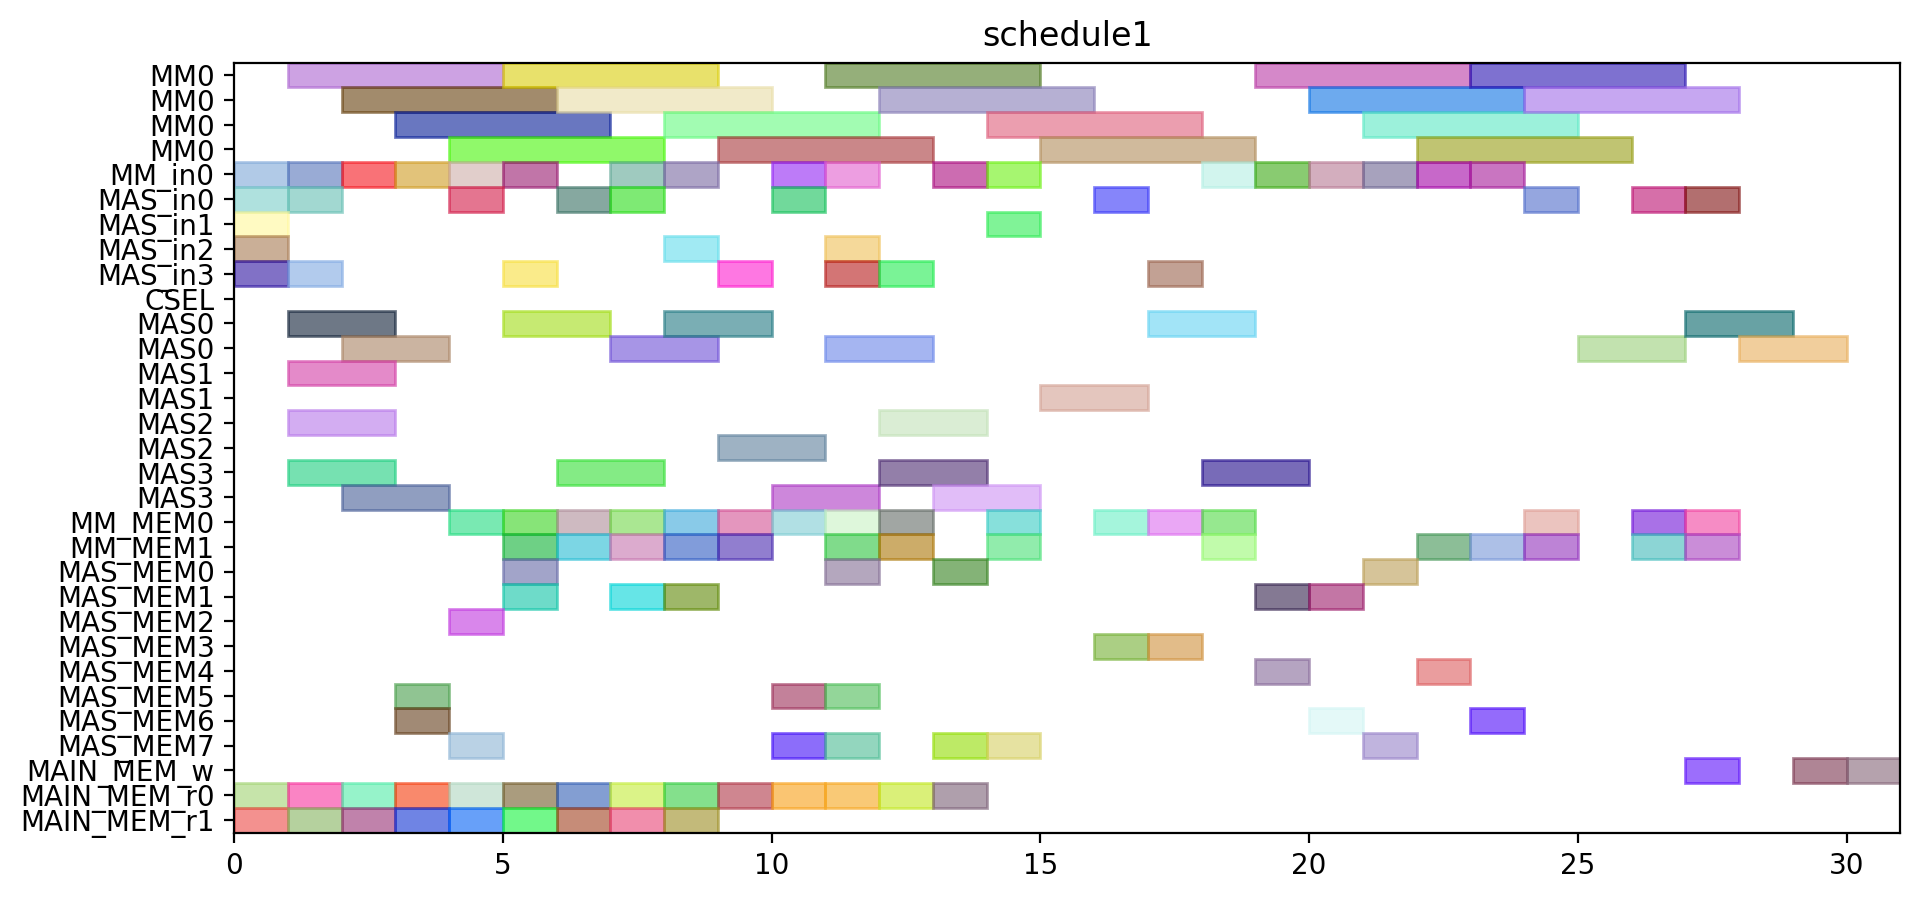

Source code (Python):
from pyschedule import Scenario, solvers, plotters, alt


def solve():
	horizon = 113
	S = Scenario("schedule1", horizon=horizon)

	# resource
	MM = S.Resources('MM', num=1, size=4)
	MM_in = S.Resources('MM_in', num=1)
	MAS_in = S.Resources('MAS_in', num=4)
	CSEL = S.Resource('CSEL')
	MAS = S.Resources('MAS', num=4, size=2, periods=range(1, horizon))
	MM_MEM = S.Resources('MM_MEM', num=2)
	MAS_MEM = S.Resources('MAS_MEM', num=8)
	MAIN_MEM_w = S.Resource('MAIN_MEM_w', size=1)
	MAIN_MEM_r = S.Resources('MAIN_MEM_r', num=2)

	# result of previous scheduling
	t0_in = S.Task('t0_in', length=1, delay_cost=1)
	S += t0_in >= 0
	t0_in += MM_in[0]

	t0_mem0 = S.Task('t0_mem0', length=1, delay_cost=1)
	S += t0_mem0 >= 0
	t0_mem0 += MAIN_MEM_r[0]

	t13_mem1 = S.Task('t13_mem1', length=1, delay_cost=1)
	S += t13_mem1 >= 0
	t13_mem1 += MAIN_MEM_r[1]

	t14_in = S.Task('t14_in', length=1, delay_cost=1)
	S += t14_in >= 0
	t14_in += MAS_in[0]

	t3_in = S.Task('t3_in', length=1, delay_cost=1)
	S += t3_in >= 0
	t3_in += MAS_in[1]

	t8_in = S.Task('t8_in', length=1, delay_cost=1)
	S += t8_in >= 0
	t8_in += MAS_in[3]

	t9_in = S.Task('t9_in', length=1, delay_cost=1)
	S += t9_in >= 0
	t9_in += MAS_in[2]

	t0 = S.Task('t0', length=4, delay_cost=1)
	S += t0 >= 1
	t0 += MM[0]

	t13_in = S.Task('t13_in', length=1, delay_cost=1)
	S += t13_in >= 1
	t13_in += MAS_in[0]

	t14 = S.Task('t14', length=2, delay_cost=1)
	S += t14 >= 1
	t14 += MAS[0]

	t14_mem0 = S.Task('t14_mem0', length=1, delay_cost=1)
	S += t14_mem0 >= 1
	t14_mem0 += MAIN_MEM_r[0]

	t1_in = S.Task('t1_in', length=1, delay_cost=1)
	S += t1_in >= 1
	t1_in += MM_in[0]

	t1_mem1 = S.Task('t1_mem1', length=1, delay_cost=1)
	S += t1_mem1 >= 1
	t1_mem1 += MAIN_MEM_r[1]

	t3 = S.Task('t3', length=2, delay_cost=1)
	S += t3 >= 1
	t3 += MAS[1]

	t4_in = S.Task('t4_in', length=1, delay_cost=1)
	S += t4_in >= 1
	t4_in += MAS_in[3]

	t8 = S.Task('t8', length=2, delay_cost=1)
	S += t8 >= 1
	t8 += MAS[3]

	t9 = S.Task('t9', length=2, delay_cost=1)
	S += t9 >= 1
	t9 += MAS[2]

	t1 = S.Task('t1', length=4, delay_cost=1)
	S += t1 >= 2
	t1 += MM[0]

	t13 = S.Task('t13', length=2, delay_cost=1)
	S += t13 >= 2
	t13 += MAS[0]

	t14_mem1 = S.Task('t14_mem1', length=1, delay_cost=1)
	S += t14_mem1 >= 2
	t14_mem1 += MAIN_MEM_r[1]

	t19_mem0 = S.Task('t19_mem0', length=1, delay_cost=1)
	S += t19_mem0 >= 2
	t19_mem0 += MAIN_MEM_r[0]

	t2_in = S.Task('t2_in', length=1, delay_cost=1)
	S += t2_in >= 2
	t2_in += MM_in[0]

	t4 = S.Task('t4', length=2, delay_cost=1)
	S += t4 >= 2
	t4 += MAS[3]

	t10_in = S.Task('t10_in', length=1, delay_cost=1)
	S += t10_in >= 3
	t10_in += MM_in[0]

	t10_mem0 = S.Task('t10_mem0', length=1, delay_cost=1)
	S += t10_mem0 >= 3
	t10_mem0 += MAS_MEM[6]

	t10_mem1 = S.Task('t10_mem1', length=1, delay_cost=1)
	S += t10_mem1 >= 3
	t10_mem1 += MAS_MEM[5]

	t2 = S.Task('t2', length=4, delay_cost=1)
	S += t2 >= 3
	t2 += MM[0]

	t3_mem1 = S.Task('t3_mem1', length=1, delay_cost=1)
	S += t3_mem1 >= 3
	t3_mem1 += MAIN_MEM_r[1]

	t8_mem0 = S.Task('t8_mem0', length=1, delay_cost=1)
	S += t8_mem0 >= 3
	t8_mem0 += MAIN_MEM_r[0]

	t10 = S.Task('t10', length=4, delay_cost=1)
	S += t10 >= 4
	t10 += MM[0]

	t24_in = S.Task('t24_in', length=1, delay_cost=1)
	S += t24_in >= 4
	t24_in += MAS_in[0]

	t24_mem0 = S.Task('t24_mem0', length=1, delay_cost=1)
	S += t24_mem0 >= 4
	t24_mem0 += MM_MEM[0]

	t5_in = S.Task('t5_in', length=1, delay_cost=1)
	S += t5_in >= 4
	t5_in += MM_in[0]

	t5_mem0 = S.Task('t5_mem0', length=1, delay_cost=1)
	S += t5_mem0 >= 4
	t5_mem0 += MAS_MEM[2]

	t5_mem1 = S.Task('t5_mem1', length=1, delay_cost=1)
	S += t5_mem1 >= 4
	t5_mem1 += MAS_MEM[7]

	t8_mem1 = S.Task('t8_mem1', length=1, delay_cost=1)
	S += t8_mem1 >= 4
	t8_mem1 += MAIN_MEM_r[1]

	t9_mem0 = S.Task('t9_mem0', length=1, delay_cost=1)
	S += t9_mem0 >= 4
	t9_mem0 += MAIN_MEM_r[0]

	t15_in = S.Task('t15_in', length=1, delay_cost=1)
	S += t15_in >= 5
	t15_in += MM_in[0]

	t15_mem0 = S.Task('t15_mem0', length=1, delay_cost=1)
	S += t15_mem0 >= 5
	t15_mem0 += MAS_MEM[0]

	t15_mem1 = S.Task('t15_mem1', length=1, delay_cost=1)
	S += t15_mem1 >= 5
	t15_mem1 += MAS_MEM[1]

	t1_mem0 = S.Task('t1_mem0', length=1, delay_cost=1)
	S += t1_mem0 >= 5
	t1_mem0 += MAIN_MEM_r[0]

	t24 = S.Task('t24', length=2, delay_cost=1)
	S += t24 >= 5
	t24 += MAS[0]

	t5 = S.Task('t5', length=4, delay_cost=1)
	S += t5 >= 5
	t5 += MM[0]

	t6_in = S.Task('t6_in', length=1, delay_cost=1)
	S += t6_in >= 5
	t6_in += MAS_in[3]

	t6_mem0 = S.Task('t6_mem0', length=1, delay_cost=1)
	S += t6_mem0 >= 5
	t6_mem0 += MM_MEM[0]

	t6_mem1 = S.Task('t6_mem1', length=1, delay_cost=1)
	S += t6_mem1 >= 5
	t6_mem1 += MM_MEM[1]

	t9_mem1 = S.Task('t9_mem1', length=1, delay_cost=1)
	S += t9_mem1 >= 5
	t9_mem1 += MAIN_MEM_r[1]

	t11_in = S.Task('t11_in', length=1, delay_cost=1)
	S += t11_in >= 6
	t11_in += MAS_in[0]

	t11_mem0 = S.Task('t11_mem0', length=1, delay_cost=1)
	S += t11_mem0 >= 6
	t11_mem0 += MM_MEM[0]

	t11_mem1 = S.Task('t11_mem1', length=1, delay_cost=1)
	S += t11_mem1 >= 6
	t11_mem1 += MM_MEM[1]

	t15 = S.Task('t15', length=4, delay_cost=1)
	S += t15 >= 6
	t15 += MM[0]

	t2_mem1 = S.Task('t2_mem1', length=1, delay_cost=1)
	S += t2_mem1 >= 6
	t2_mem1 += MAIN_MEM_r[1]

	t30_mem0 = S.Task('t30_mem0', length=1, delay_cost=1)
	S += t30_mem0 >= 6
	t30_mem0 += MAIN_MEM_r[0]

	t6 = S.Task('t6', length=2, delay_cost=1)
	S += t6 >= 6
	t6 += MAS[3]

	t11 = S.Task('t11', length=2, delay_cost=1)
	S += t11 >= 7
	t11 += MAS[0]

	t18_mem0 = S.Task('t18_mem0', length=1, delay_cost=1)
	S += t18_mem0 >= 7
	t18_mem0 += MAIN_MEM_r[0]

	t25_in = S.Task('t25_in', length=1, delay_cost=1)
	S += t25_in >= 7
	t25_in += MAS_in[0]

	t25_mem0 = S.Task('t25_mem0', length=1, delay_cost=1)
	S += t25_mem0 >= 7
	t25_mem0 += MM_MEM[0]

	t25_mem1 = S.Task('t25_mem1', length=1, delay_cost=1)
	S += t25_mem1 >= 7
	t25_mem1 += MAS_MEM[1]

	t26_in = S.Task('t26_in', length=1, delay_cost=1)
	S += t26_in >= 7
	t26_in += MM_in[0]

	t26_mem1 = S.Task('t26_mem1', length=1, delay_cost=1)
	S += t26_mem1 >= 7
	t26_mem1 += MM_MEM[1]

	t4_mem1 = S.Task('t4_mem1', length=1, delay_cost=1)
	S += t4_mem1 >= 7
	t4_mem1 += MAIN_MEM_r[1]

	t0_mem1 = S.Task('t0_mem1', length=1, delay_cost=1)
	S += t0_mem1 >= 8
	t0_mem1 += MAIN_MEM_r[1]

	t12_in = S.Task('t12_in', length=1, delay_cost=1)
	S += t12_in >= 8
	t12_in += MAS_in[2]

	t12_mem0 = S.Task('t12_mem0', length=1, delay_cost=1)
	S += t12_mem0 >= 8
	t12_mem0 += MM_MEM[0]

	t12_mem1 = S.Task('t12_mem1', length=1, delay_cost=1)
	S += t12_mem1 >= 8
	t12_mem1 += MAS_MEM[1]

	t19_in = S.Task('t19_in', length=1, delay_cost=1)
	S += t19_in >= 8
	t19_in += MM_in[0]

	t19_mem1 = S.Task('t19_mem1', length=1, delay_cost=1)
	S += t19_mem1 >= 8
	t19_mem1 += MM_MEM[1]

	t25 = S.Task('t25', length=2, delay_cost=1)
	S += t25 >= 8
	t25 += MAS[0]

	t26 = S.Task('t26', length=4, delay_cost=1)
	S += t26 >= 8
	t26 += MM[0]

	t27_mem0 = S.Task('t27_mem0', length=1, delay_cost=1)
	S += t27_mem0 >= 8
	t27_mem0 += MAIN_MEM_r[0]

	t12 = S.Task('t12', length=2, delay_cost=1)
	S += t12 >= 9
	t12 += MAS[2]

	t16_in = S.Task('t16_in', length=1, delay_cost=1)
	S += t16_in >= 9
	t16_in += MAS_in[3]

	t16_mem0 = S.Task('t16_mem0', length=1, delay_cost=1)
	S += t16_mem0 >= 9
	t16_mem0 += MM_MEM[0]

	t16_mem1 = S.Task('t16_mem1', length=1, delay_cost=1)
	S += t16_mem1 >= 9
	t16_mem1 += MM_MEM[1]

	t19 = S.Task('t19', length=4, delay_cost=1)
	S += t19 >= 9
	t19 += MM[0]

	t3_mem0 = S.Task('t3_mem0', length=1, delay_cost=1)
	S += t3_mem0 >= 9
	t3_mem0 += MAIN_MEM_r[0]

	t16 = S.Task('t16', length=2, delay_cost=1)
	S += t16 >= 10
	t16 += MAS[3]

	t18_in = S.Task('t18_in', length=1, delay_cost=1)
	S += t18_in >= 10
	t18_in += MM_in[0]

	t18_mem1 = S.Task('t18_mem1', length=1, delay_cost=1)
	S += t18_mem1 >= 10
	t18_mem1 += MAS_MEM[5]

	t26_mem0 = S.Task('t26_mem0', length=1, delay_cost=1)
	S += t26_mem0 >= 10
	t26_mem0 += MAIN_MEM_r[0]

	t7_in = S.Task('t7_in', length=1, delay_cost=1)
	S += t7_in >= 10
	t7_in += MAS_in[0]

	t7_mem0 = S.Task('t7_mem0', length=1, delay_cost=1)
	S += t7_mem0 >= 10
	t7_mem0 += MM_MEM[0]

	t7_mem1 = S.Task('t7_mem1', length=1, delay_cost=1)
	S += t7_mem1 >= 10
	t7_mem1 += MAS_MEM[7]

	t13_mem0 = S.Task('t13_mem0', length=1, delay_cost=1)
	S += t13_mem0 >= 11
	t13_mem0 += MAIN_MEM_r[0]

	t17_in = S.Task('t17_in', length=1, delay_cost=1)
	S += t17_in >= 11
	t17_in += MAS_in[2]

	t17_mem0 = S.Task('t17_mem0', length=1, delay_cost=1)
	S += t17_mem0 >= 11
	t17_mem0 += MM_MEM[0]

	t17_mem1 = S.Task('t17_mem1', length=1, delay_cost=1)
	S += t17_mem1 >= 11
	t17_mem1 += MAS_MEM[7]

	t18 = S.Task('t18', length=4, delay_cost=1)
	S += t18 >= 11
	t18 += MM[0]

	t27_in = S.Task('t27_in', length=1, delay_cost=1)
	S += t27_in >= 11
	t27_in += MM_in[0]

	t27_mem1 = S.Task('t27_mem1', length=1, delay_cost=1)
	S += t27_mem1 >= 11
	t27_mem1 += MAS_MEM[5]

	t28_in = S.Task('t28_in', length=1, delay_cost=1)
	S += t28_in >= 11
	t28_in += MAS_in[3]

	t28_mem0 = S.Task('t28_mem0', length=1, delay_cost=1)
	S += t28_mem0 >= 11
	t28_mem0 += MAS_MEM[0]

	t28_mem1 = S.Task('t28_mem1', length=1, delay_cost=1)
	S += t28_mem1 >= 11
	t28_mem1 += MM_MEM[1]

	t7 = S.Task('t7', length=2, delay_cost=1)
	S += t7 >= 11
	t7 += MAS[0]

	t17 = S.Task('t17', length=2, delay_cost=1)
	S += t17 >= 12
	t17 += MAS[2]

	t27 = S.Task('t27', length=4, delay_cost=1)
	S += t27 >= 12
	t27 += MM[0]

	t28 = S.Task('t28', length=2, delay_cost=1)
	S += t28 >= 12
	t28 += MAS[3]

	t29_in = S.Task('t29_in', length=1, delay_cost=1)
	S += t29_in >= 12
	t29_in += MAS_in[3]

	t29_mem0 = S.Task('t29_mem0', length=1, delay_cost=1)
	S += t29_mem0 >= 12
	t29_mem0 += MM_MEM[0]

	t29_mem1 = S.Task('t29_mem1', length=1, delay_cost=1)
	S += t29_mem1 >= 12
	t29_mem1 += MM_MEM[1]

	t2_mem0 = S.Task('t2_mem0', length=1, delay_cost=1)
	S += t2_mem0 >= 12
	t2_mem0 += MAIN_MEM_r[0]

	t29 = S.Task('t29', length=2, delay_cost=1)
	S += t29 >= 13
	t29 += MAS[3]

	t35_in = S.Task('t35_in', length=1, delay_cost=1)
	S += t35_in >= 13
	t35_in += MM_in[0]

	t35_mem0 = S.Task('t35_mem0', length=1, delay_cost=1)
	S += t35_mem0 >= 13
	t35_mem0 += MAS_MEM[0]

	t35_mem1 = S.Task('t35_mem1', length=1, delay_cost=1)
	S += t35_mem1 >= 13
	t35_mem1 += MAS_MEM[7]

	t4_mem0 = S.Task('t4_mem0', length=1, delay_cost=1)
	S += t4_mem0 >= 13
	t4_mem0 += MAIN_MEM_r[0]

	t20_in = S.Task('t20_in', length=1, delay_cost=1)
	S += t20_in >= 14
	t20_in += MAS_in[1]

	t20_mem0 = S.Task('t20_mem0', length=1, delay_cost=1)
	S += t20_mem0 >= 14
	t20_mem0 += MM_MEM[0]

	t20_mem1 = S.Task('t20_mem1', length=1, delay_cost=1)
	S += t20_mem1 >= 14
	t20_mem1 += MM_MEM[1]

	t30_in = S.Task('t30_in', length=1, delay_cost=1)
	S += t30_in >= 14
	t30_in += MM_in[0]

	t30_mem1 = S.Task('t30_mem1', length=1, delay_cost=1)
	S += t30_mem1 >= 14
	t30_mem1 += MAS_MEM[7]

	t35 = S.Task('t35', length=4, delay_cost=1)
	S += t35 >= 14
	t35 += MM[0]

	t20 = S.Task('t20', length=2, delay_cost=1)
	S += t20 >= 15
	t20 += MAS[1]

	t30 = S.Task('t30', length=4, delay_cost=1)
	S += t30 >= 15
	t30 += MM[0]

	t31_in = S.Task('t31_in', length=1, delay_cost=1)
	S += t31_in >= 18
	t31_in += MM_in[0]

	t31_mem0 = S.Task('t31_mem0', length=1, delay_cost=1)
	S += t31_mem0 >= 18
	t31_mem0 += MM_MEM[0]

	t31_mem1 = S.Task('t31_mem1', length=1, delay_cost=1)
	S += t31_mem1 >= 18
	t31_mem1 += MM_MEM[1]

	t31 = S.Task('t31', length=4, delay_cost=1)
	S += t31 >= 19
	t31 += MM[0]


	# new tasks
	t21 = S.Task('t21', length=2, delay_cost=1)
	t21 += alt(MAS)
	t21_in = S.Task('t21_in', length=1, delay_cost=1)
	t21_in += alt(MAS_in)
	S += t21_in*MAS_in[0]<=t21*MAS[0]

	S += t21_in*MAS_in[1]<=t21*MAS[1]

	S += t21_in*MAS_in[2]<=t21*MAS[2]

	S += t21_in*MAS_in[3]<=t21*MAS[3]

	t21_mem0 = S.Task('t21_mem0', length=1, delay_cost=1)
	t21_mem0 += MM_MEM[0]
	S += 5 < t21_mem0
	S += t21_mem0 <= t21

	t21_mem1 = S.Task('t21_mem1', length=1, delay_cost=1)
	t21_mem1 += MAS_MEM[3]
	S += 16 < t21_mem1
	S += t21_mem1 <= t21

	t22 = S.Task('t22', length=2, delay_cost=1)
	t22 += alt(MAS)
	t22_in = S.Task('t22_in', length=1, delay_cost=1)
	t22_in += alt(MAS_in)
	S += t22_in*MAS_in[0]<=t22*MAS[0]

	S += t22_in*MAS_in[1]<=t22*MAS[1]

	S += t22_in*MAS_in[2]<=t22*MAS[2]

	S += t22_in*MAS_in[3]<=t22*MAS[3]

	t22_mem0 = S.Task('t22_mem0', length=1, delay_cost=1)
	t22_mem0 += MM_MEM[0]
	S += 5 < t22_mem0
	S += t22_mem0 <= t22

	t22_mem1 = S.Task('t22_mem1', length=1, delay_cost=1)
	t22_mem1 += MAS_MEM[3]
	S += 16 < t22_mem1
	S += t22_mem1 <= t22

	t32 = S.Task('t32', length=4, delay_cost=1)
	t32 += alt(MM)
	t32_in = S.Task('t32_in', length=1, delay_cost=1)
	t32_in += alt(MM_in)
	S += t32>=t32_in

	t32_mem0 = S.Task('t32_mem0', length=1, delay_cost=1)
	t32_mem0 += MAS_MEM[6]
	S += 13 < t32_mem0
	S += t32_mem0 <= t32

	t32_mem1 = S.Task('t32_mem1', length=1, delay_cost=1)
	t32_mem1 += MM_MEM[1]
	S += 22 < t32_mem1
	S += t32_mem1 <= t32

	t33 = S.Task('t33', length=4, delay_cost=1)
	t33 += alt(MM)
	t33_in = S.Task('t33_in', length=1, delay_cost=1)
	t33_in += alt(MM_in)
	S += t33>=t33_in

	t33_mem0 = S.Task('t33_mem0', length=1, delay_cost=1)
	t33_mem0 += MAS_MEM[4]
	S += 13 < t33_mem0
	S += t33_mem0 <= t33

	t33_mem1 = S.Task('t33_mem1', length=1, delay_cost=1)
	t33_mem1 += MM_MEM[1]
	S += 22 < t33_mem1
	S += t33_mem1 <= t33

	t23 = S.Task('t23', length=4, delay_cost=1)
	t23 += alt(MM)
	t23_in = S.Task('t23_in', length=1, delay_cost=1)
	t23_in += alt(MM_in)
	S += t23>=t23_in

	t23_mem0 = S.Task('t23_mem0', length=1, delay_cost=1)
	t23_mem0 += alt(MAS_MEM)
	S += (t21*MAS[0])-1 < t23_mem0*MAS_MEM[0]
	S += (t21*MAS[1])-1 < t23_mem0*MAS_MEM[2]
	S += (t21*MAS[2])-1 < t23_mem0*MAS_MEM[4]
	S += (t21*MAS[3])-1 < t23_mem0*MAS_MEM[6]
	S += t23_mem0 <= t23

	t23_mem1 = S.Task('t23_mem1', length=1, delay_cost=1)
	t23_mem1 += alt(MAS_MEM)
	S += (t22*MAS[0])-1 < t23_mem1*MAS_MEM[1]
	S += (t22*MAS[1])-1 < t23_mem1*MAS_MEM[3]
	S += (t22*MAS[2])-1 < t23_mem1*MAS_MEM[5]
	S += (t22*MAS[3])-1 < t23_mem1*MAS_MEM[7]
	S += t23_mem1 <= t23

	t34 = S.Task('t34', length=4, delay_cost=1)
	t34 += alt(MM)
	t34_in = S.Task('t34_in', length=1, delay_cost=1)
	t34_in += alt(MM_in)
	S += t34>=t34_in

	t34_mem0 = S.Task('t34_mem0', length=1, delay_cost=1)
	t34_mem0 += MAS_MEM[0]
	S += 12 < t34_mem0
	S += t34_mem0 <= t34

	t34_mem1 = S.Task('t34_mem1', length=1, delay_cost=1)
	t34_mem1 += alt(MAS_MEM)
	S += (t21*MAS[0])-1 < t34_mem1*MAS_MEM[1]
	S += (t21*MAS[1])-1 < t34_mem1*MAS_MEM[3]
	S += (t21*MAS[2])-1 < t34_mem1*MAS_MEM[5]
	S += (t21*MAS[3])-1 < t34_mem1*MAS_MEM[7]
	S += t34_mem1 <= t34

	t36 = S.Task('t36', length=4, delay_cost=1)
	t36 += alt(MM)
	t36_in = S.Task('t36_in', length=1, delay_cost=1)
	t36_in += alt(MM_in)
	S += t36>=t36_in

	t36_mem0 = S.Task('t36_mem0', length=1, delay_cost=1)
	t36_mem0 += MAS_MEM[4]
	S += 13 < t36_mem0
	S += t36_mem0 <= t36

	t36_mem1 = S.Task('t36_mem1', length=1, delay_cost=1)
	t36_mem1 += alt(MAS_MEM)
	S += (t22*MAS[0])-1 < t36_mem1*MAS_MEM[1]
	S += (t22*MAS[1])-1 < t36_mem1*MAS_MEM[3]
	S += (t22*MAS[2])-1 < t36_mem1*MAS_MEM[5]
	S += (t22*MAS[3])-1 < t36_mem1*MAS_MEM[7]
	S += t36_mem1 <= t36

	PY_new = S.Task('PY_new', length=2, delay_cost=1)
	PY_new += alt(MAS)
	PY_new_in = S.Task('PY_new_in', length=1, delay_cost=1)
	PY_new_in += alt(MAS_in)
	S += PY_new_in*MAS_in[0]<=PY_new*MAS[0]

	S += PY_new_in*MAS_in[1]<=PY_new*MAS[1]

	S += PY_new_in*MAS_in[2]<=PY_new*MAS[2]

	S += PY_new_in*MAS_in[3]<=PY_new*MAS[3]

	S += 0<PY_new

	PY_new_w = S.Task('PY_new_w', length=1, delay_cost=1)
	PY_new_w += alt(MAIN_MEM_w)
	S += PY_new <= PY_new_w

	PY_new_mem0 = S.Task('PY_new_mem0', length=1, delay_cost=1)
	PY_new_mem0 += alt(MM_MEM)
	S += (t23*MM[0])-1 < PY_new_mem0*MM_MEM[0]
	S += PY_new_mem0 <= PY_new

	PY_new_mem1 = S.Task('PY_new_mem1', length=1, delay_cost=1)
	PY_new_mem1 += alt(MM_MEM)
	S += (t32*MM[0])-1 < PY_new_mem1*MM_MEM[1]
	S += PY_new_mem1 <= PY_new

	PX_new = S.Task('PX_new', length=2, delay_cost=1)
	PX_new += alt(MAS)
	PX_new_in = S.Task('PX_new_in', length=1, delay_cost=1)
	PX_new_in += alt(MAS_in)
	S += PX_new_in*MAS_in[0]<=PX_new*MAS[0]

	S += PX_new_in*MAS_in[1]<=PX_new*MAS[1]

	S += PX_new_in*MAS_in[2]<=PX_new*MAS[2]

	S += PX_new_in*MAS_in[3]<=PX_new*MAS[3]

	S += 0<PX_new

	PX_new_w = S.Task('PX_new_w', length=1, delay_cost=1)
	PX_new_w += alt(MAIN_MEM_w)
	S += PX_new <= PX_new_w

	PX_new_mem0 = S.Task('PX_new_mem0', length=1, delay_cost=1)
	PX_new_mem0 += alt(MM_MEM)
	S += (t34*MM[0])-1 < PX_new_mem0*MM_MEM[0]
	S += PX_new_mem0 <= PX_new

	PX_new_mem1 = S.Task('PX_new_mem1', length=1, delay_cost=1)
	PX_new_mem1 += alt(MM_MEM)
	S += (t33*MM[0])-1 < PX_new_mem1*MM_MEM[1]
	S += PX_new_mem1 <= PX_new

	PZ_new = S.Task('PZ_new', length=2, delay_cost=1)
	PZ_new += alt(MAS)
	PZ_new_in = S.Task('PZ_new_in', length=1, delay_cost=1)
	PZ_new_in += alt(MAS_in)
	S += PZ_new_in*MAS_in[0]<=PZ_new*MAS[0]

	S += PZ_new_in*MAS_in[1]<=PZ_new*MAS[1]

	S += PZ_new_in*MAS_in[2]<=PZ_new*MAS[2]

	S += PZ_new_in*MAS_in[3]<=PZ_new*MAS[3]

	S += 0<PZ_new

	PZ_new_w = S.Task('PZ_new_w', length=1, delay_cost=1)
	PZ_new_w += alt(MAIN_MEM_w)
	S += PZ_new <= PZ_new_w

	PZ_new_mem0 = S.Task('PZ_new_mem0', length=1, delay_cost=1)
	PZ_new_mem0 += alt(MM_MEM)
	S += (t36*MM[0])-1 < PZ_new_mem0*MM_MEM[0]
	S += PZ_new_mem0 <= PZ_new

	PZ_new_mem1 = S.Task('PZ_new_mem1', length=1, delay_cost=1)
	PZ_new_mem1 += MM_MEM[1]
	S += 17 < PZ_new_mem1
	S += PZ_new_mem1 <= PZ_new

	solvers.mip.solve(S,msg=1,kind='CPLEX',ratio_gap=1.01)

	solution = [['hoge']*len(S.solution()[1]) for i in range(len(S.solution()))]
	for i in range(len(S.solution())):
		for j in range(len(S.solution()[i])):
			solution[i][j]=str(S.solution()[i][j])
	print(solution)

	cycles = int(solution[-1][3])

	pic_file_name = "/home/mfukuda/ABE/multiRAM_multiMAS_16mux/scheduling_result/stage4MM1_stage2MAS4/EP_ADD_A_ANY/schedule1.png"
	if(S.solution() != []):
		plotters.matplotlib.plot(S,img_filename=pic_file_name, show_task_labels=False, fig_size=(cycles*0.25+3, 5))

	return solution
